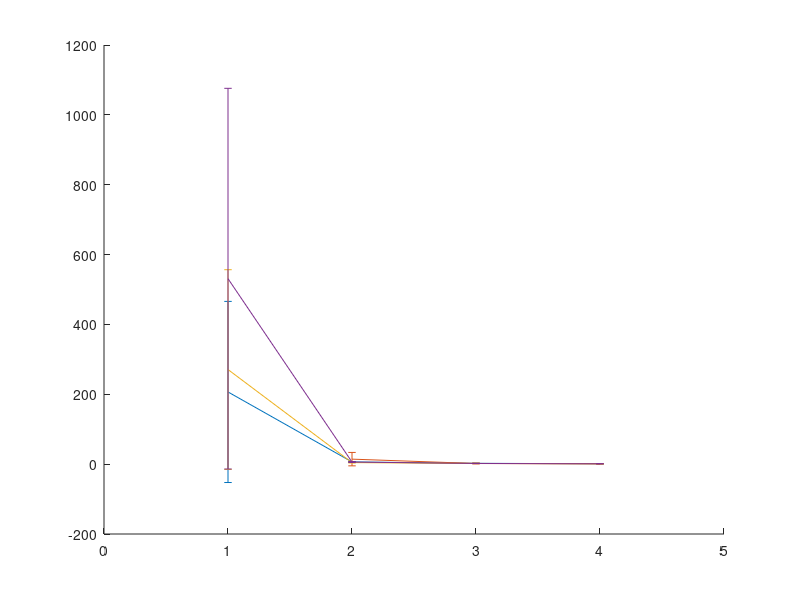

Source code (MATLAB):
x = 1:4;
y1 = [206.67 6.33 2.39 1.14];
err1 =[259.27,1.15,0.28,0.14];

y2 = [nan 14.33 1.81 0.92];
err2 =[nan , 19.21 ,1.13,0.04];

y3 = [270.84 4.41 2.01 1.24];
err3 =[285.83,1.05,0.36,0.29];

y4 = [531.00 5.98 1.94 1.16];
err4 =[544.98,1.28,0.28,0.13];




hold on;
errorbar(x,y1,err1);
errorbar(x,y2,err2);
errorbar(x,y3,err3);
errorbar(x,y4,err4);
